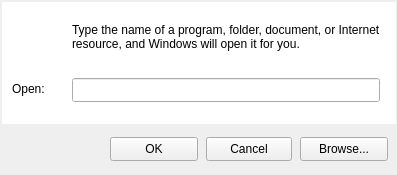
<?xml version="1.0" encoding="UTF-8"?>
<ui version="4.0">
 <class>ExecuteDlg</class>
 <widget class="QMainWindow" name="ExecuteDlg">
  <property name="geometry">
   <rect>
    <x>0</x>
    <y>0</y>
    <width>397</width>
    <height>175</height>
   </rect>
  </property>
  <property name="minimumSize">
   <size>
    <width>397</width>
    <height>175</height>
   </size>
  </property>
  <property name="maximumSize">
   <size>
    <width>397</width>
    <height>175</height>
   </size>
  </property>
  <property name="windowTitle">
   <string>Run...</string>
  </property>
  <property name="windowIcon">
   <iconset resource="shell32.qrc">
    <normaloff>:/16</normaloff>:/16</iconset>
  </property>
  <widget class="QWidget" name="centralwidget">
   <widget class="QListView" name="listView">
    <property name="geometry">
     <rect>
      <x>2</x>
      <y>2</y>
      <width>394</width>
      <height>122</height>
     </rect>
    </property>
    <property name="frameShape">
     <enum>QFrame::Shape::NoFrame</enum>
    </property>
   </widget>
   <widget class="QPushButton" name="cancelBtn">
    <property name="geometry">
     <rect>
      <x>206</x>
      <y>137</y>
      <width>86</width>
      <height>24</height>
     </rect>
    </property>
    <property name="text">
     <string>Cancel</string>
    </property>
   </widget>
   <widget class="QPushButton" name="browseBtn">
    <property name="geometry">
     <rect>
      <x>300</x>
      <y>137</y>
      <width>88</width>
      <height>24</height>
     </rect>
    </property>
    <property name="text">
     <string>Browse...</string>
    </property>
   </widget>
   <widget class="QPushButton" name="okBtn">
    <property name="geometry">
     <rect>
      <x>110</x>
      <y>137</y>
      <width>88</width>
      <height>24</height>
     </rect>
    </property>
    <property name="text">
     <string>OK</string>
    </property>
    <property name="autoDefault">
     <bool>false</bool>
    </property>
    <property name="default">
     <bool>false</bool>
    </property>
   </widget>
   <widget class="QLabel" name="open">
    <property name="geometry">
     <rect>
      <x>12</x>
      <y>72</y>
      <width>42</width>
      <height>33</height>
     </rect>
    </property>
    <property name="text">
     <string>Open:</string>
    </property>
   </widget>
   <widget class="QLabel" name="description">
    <property name="geometry">
     <rect>
      <x>72</x>
      <y>6</y>
      <width>313</width>
      <height>62</height>
     </rect>
    </property>
    <property name="text">
     <string>Type the name of a program, folder, document, or Internet resource, and Windows will open it for you.</string>
    </property>
    <property name="wordWrap">
     <bool>true</bool>
    </property>
   </widget>
   <widget class="QLabel" name="icon">
    <property name="geometry">
     <rect>
      <x>18</x>
      <y>22</y>
      <width>32</width>
      <height>32</height>
     </rect>
    </property>
    <property name="pixmap">
     <pixmap resource="shell32.qrc">:/32</pixmap>
    </property>
   </widget>
   <widget class="QLineEdit" name="lineEdit">
    <property name="geometry">
     <rect>
      <x>72</x>
      <y>78</y>
      <width>308</width>
      <height>24</height>
     </rect>
    </property>
    <property name="contextMenuPolicy">
     <enum>Qt::ContextMenuPolicy::NoContextMenu</enum>
    </property>
    <property name="frame">
     <bool>true</bool>
    </property>
    <property name="clearButtonEnabled">
     <bool>true</bool>
    </property>
   </widget>
  </widget>
 </widget>
 <resources>
  <include location="shell32.qrc"/>
 </resources>
 <connections/>
</ui>
